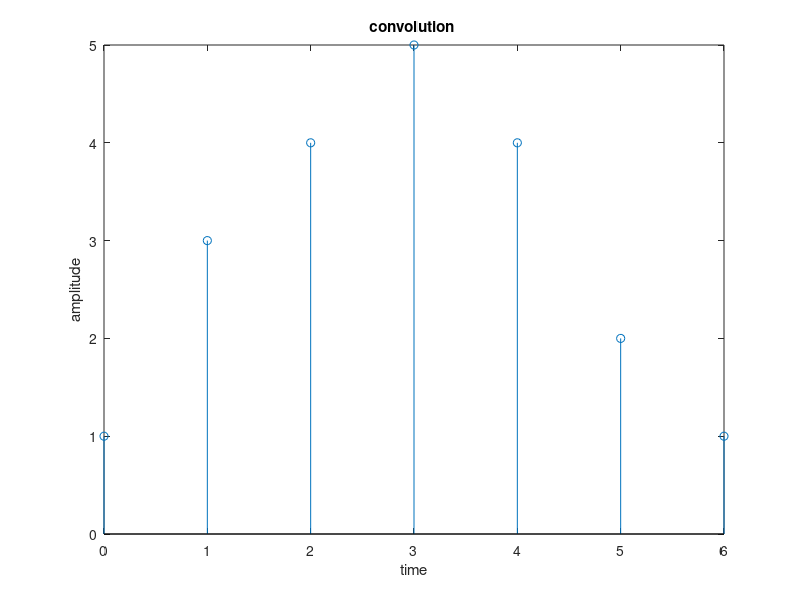

Write the MATLAB code that produced this figure.
clc;
clear all;
close all; 
x=[1,2,1,1]; 
x_ind=[0:3]; 
xmin=min(x_ind); 
xmax=max(x_ind); 
h=[1,1,1,1]; 
h_ind=[0:3]; 
hmin=min(h_ind); 
hmax=max(h_ind); 
y=conv(x,h); 
y_ind=[(xmin+hmin):1:(xmax+hmax)]; 
stem(y_ind,y); 
xlabel('time'); 
ylabel('amplitude'); 
title('convolution '); 
grid on;
clc;
clear all;
close all; 
x=[1,2,1,1]; 
x_ind=[0:3]; 
xmin=min(x_ind); 
xmax=max(x_ind); 
h=[1,1,1,1];
h_ind=[0:3]; 
hmin=min(h_ind); 
hmax=max(h_ind); 
l=length(x); 
m=length(h); 
n=l+m-1; 
y=zeros(1,n); 
y_ind=[(xmin+hmin):1:(xmax+hmax)]; 
for i=1:l 
for j=1:m 
y(i+j-1)=y(i+j-1)+x(i)*h(j); 
end 
end 
stem(y_ind,y); 
xlabel('time'); 
ylabel('amplitude'); 
title('convolution '); 